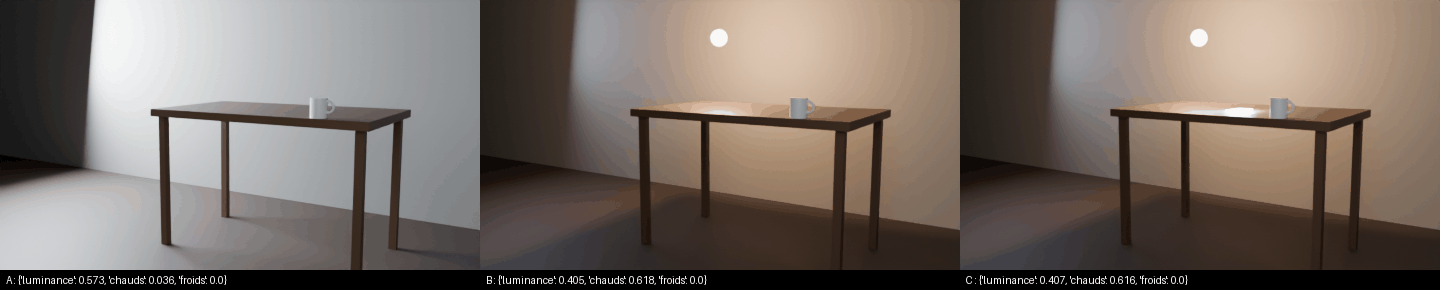
#> input picture atelier/10-chaleur-partout/planche-ABC.png, 1440 x 290 px, given in place of 0001.png, which was not available
$ python mesure.py
#> lines starting #> are read from the running program, lines starting #| are printed output that depends on the picture
"""Planche A/B/C + mesures : luminance moyenne, part de pixels chauds (R > B + 0,08) et froids (B > R + 0,08)."""
import json, sys
import numpy as np
from PIL import Image, ImageDraw
R = "/home/user/Montagev2/atelier/rendus/10"; vs = sys.argv[1:] or ["A", "B", "C"]
out, m = Image.new("RGB", (480 * len(vs), 290), (0, 0, 0)), {}
#> out: PIL image 1440x290 RGB; every value is 0
for i, v in enumerate(vs):
    im = Image.open(f"{R}/{v}/0001.png").convert("RGB"); a = np.asarray(im) / 255
#> further down, im is the input picture: PIL image 1440x290 RGB; mean R, G, B 119.2, 108.8, 101.5
    Y = a @ [.2126, .7152, .0722]
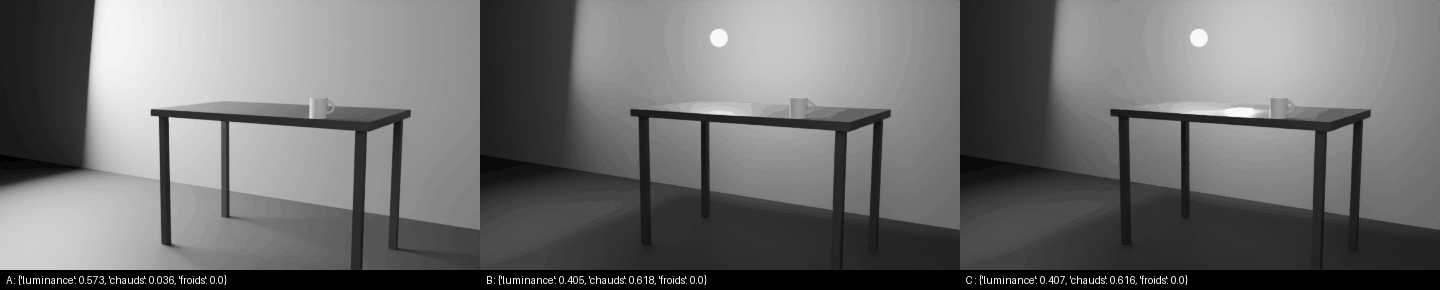
#> Y: shape (290, 1440) float64; min 0, max 0.973, mean 0.433
    m[v] = dict(luminance=round(float(Y.mean()), 3), chauds=round(float((a[..., 0] > a[..., 2] + .08).mean()), 3),
                froids=round(float((a[..., 2] > a[..., 0] + .08).mean()), 4))
    out.paste(im, (480 * i, 0)); ImageDraw.Draw(out).text((480 * i + 6, 274), f"{v} : {m[v]}", fill=(255, 255, 255))
#> pass 2 of the loop `for i, v in enumerate(vs):`:
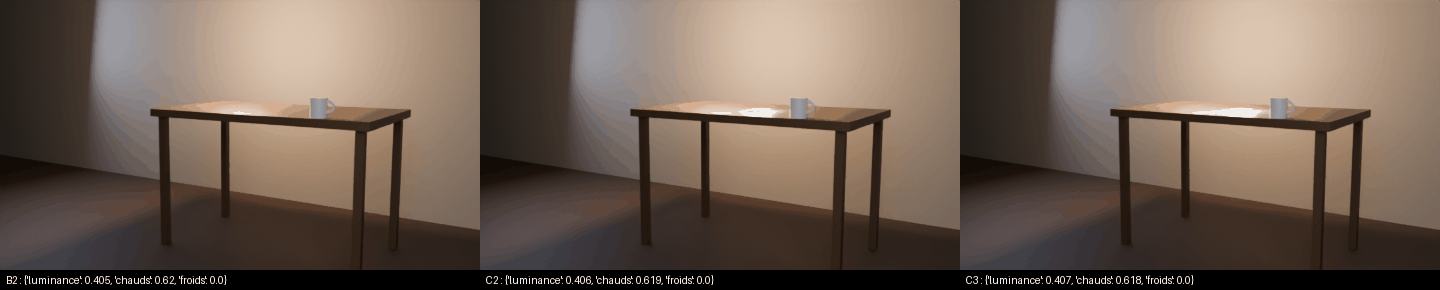
#> input picture atelier/10-chaleur-partout/planche-B2C2C3.png, 1440 x 290 px, given in place of 0001.png, which was not available
#> im is the input picture: PIL image 1440x290 RGB; mean R, G, B 110.4, 94.8, 83.5
#> `Y = a @ [.2126, .7152, .0722]`:
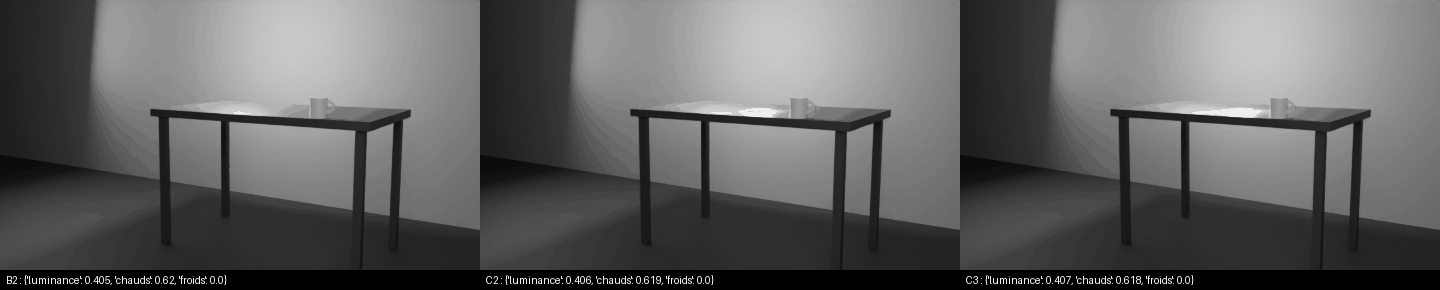
#> Y: shape (290, 1440) float64; min 0, max 0.931, mean 0.382
#> `out.paste(im, (480 * i, 0))`:
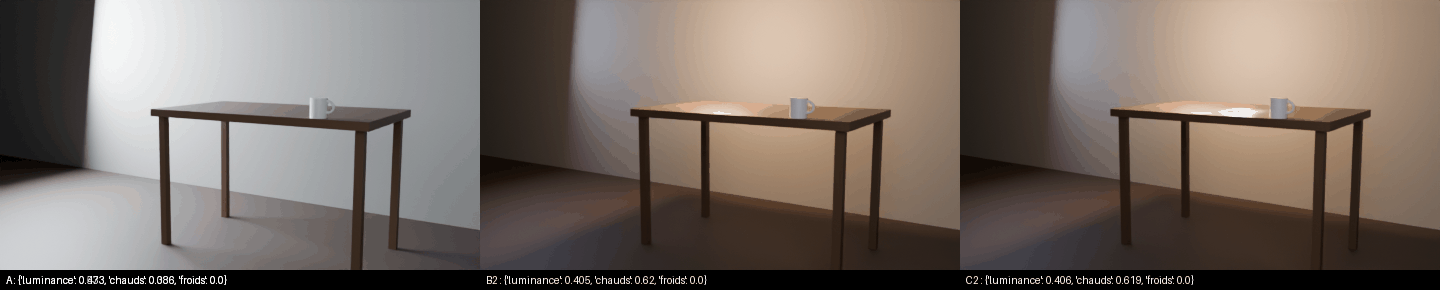
#> out: PIL image 1440x290 RGB; mean R, G, B 119.3, 108.7, 101.4
out.save(f"planche-{''.join(vs)}.png"); json.dump(m, open(f"mesures-{''.join(vs)}.json", "w"), indent=1); print(m)
#| {'A': {'luminance': 0.433, 'chauds': 0.386, 'froids': 0.0}, 'B': {'luminance': 0.382, 'chauds': 0.581, 'froids': 0.0}, 'C': {'luminance': 0.382, 'chauds': 0.581, 'froids': 0.0}}
